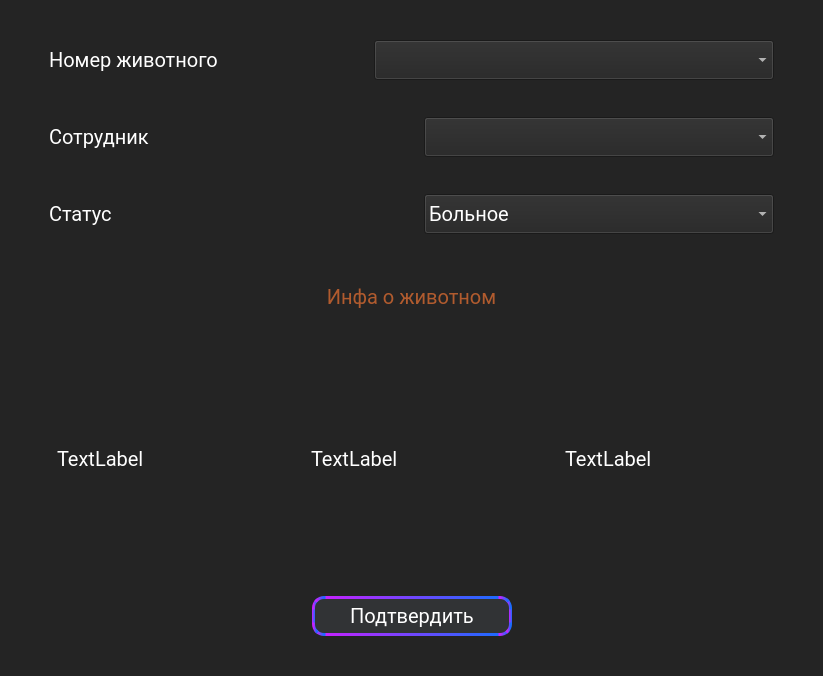
<?xml version="1.0" encoding="UTF-8"?>
<ui version="4.0">
 <class>InspectionWindow</class>
 <widget class="QMainWindow" name="InspectionWindow">
  <property name="geometry">
   <rect>
    <x>0</x>
    <y>0</y>
    <width>823</width>
    <height>676</height>
   </rect>
  </property>
  <property name="windowTitle">
   <string>MainWindow</string>
  </property>
  <widget class="QWidget" name="centralwidget">
   <property name="styleSheet">
    <string notr="true">QWidget{
	background-color: #242424;
	font-family: Roboto;
	color: white;
	font-size: 20px;
	font-weight: 100px;
}
</string>
   </property>
   <layout class="QVBoxLayout" name="verticalLayout">
    <item>
     <spacer name="verticalSpacer">
      <property name="orientation">
       <enum>Qt::Vertical</enum>
      </property>
      <property name="sizeType">
       <enum>QSizePolicy::Preferred</enum>
      </property>
      <property name="sizeHint" stdset="0">
       <size>
        <width>20</width>
        <height>40</height>
       </size>
      </property>
     </spacer>
    </item>
    <item>
     <layout class="QHBoxLayout" name="horizontalLayout">
      <item>
       <spacer name="horizontalSpacer_14">
        <property name="orientation">
         <enum>Qt::Horizontal</enum>
        </property>
        <property name="sizeType">
         <enum>QSizePolicy::Preferred</enum>
        </property>
        <property name="sizeHint" stdset="0">
         <size>
          <width>40</width>
          <height>20</height>
         </size>
        </property>
       </spacer>
      </item>
      <item>
       <widget class="QLabel" name="label">
        <property name="text">
         <string>Номер животного</string>
        </property>
       </widget>
      </item>
      <item>
       <spacer name="horizontalSpacer_16">
        <property name="orientation">
         <enum>Qt::Horizontal</enum>
        </property>
        <property name="sizeType">
         <enum>QSizePolicy::Preferred</enum>
        </property>
        <property name="sizeHint" stdset="0">
         <size>
          <width>40</width>
          <height>20</height>
         </size>
        </property>
       </spacer>
      </item>
      <item>
       <widget class="QComboBox" name="animal_box">
        <property name="minimumSize">
         <size>
          <width>400</width>
          <height>40</height>
         </size>
        </property>
       </widget>
      </item>
      <item>
       <spacer name="horizontalSpacer_15">
        <property name="orientation">
         <enum>Qt::Horizontal</enum>
        </property>
        <property name="sizeType">
         <enum>QSizePolicy::Minimum</enum>
        </property>
        <property name="sizeHint" stdset="0">
         <size>
          <width>40</width>
          <height>20</height>
         </size>
        </property>
       </spacer>
      </item>
     </layout>
    </item>
    <item>
     <spacer name="verticalSpacer_2">
      <property name="orientation">
       <enum>Qt::Vertical</enum>
      </property>
      <property name="sizeType">
       <enum>QSizePolicy::Preferred</enum>
      </property>
      <property name="sizeHint" stdset="0">
       <size>
        <width>20</width>
        <height>40</height>
       </size>
      </property>
     </spacer>
    </item>
    <item>
     <layout class="QHBoxLayout" name="horizontalLayout_2">
      <item>
       <spacer name="horizontalSpacer_11">
        <property name="orientation">
         <enum>Qt::Horizontal</enum>
        </property>
        <property name="sizeType">
         <enum>QSizePolicy::Preferred</enum>
        </property>
        <property name="sizeHint" stdset="0">
         <size>
          <width>40</width>
          <height>20</height>
         </size>
        </property>
       </spacer>
      </item>
      <item>
       <widget class="QLabel" name="label_3">
        <property name="text">
         <string>Сотрудник</string>
        </property>
       </widget>
      </item>
      <item>
       <spacer name="horizontalSpacer_12">
        <property name="orientation">
         <enum>Qt::Horizontal</enum>
        </property>
        <property name="sizeType">
         <enum>QSizePolicy::Preferred</enum>
        </property>
        <property name="sizeHint" stdset="0">
         <size>
          <width>40</width>
          <height>20</height>
         </size>
        </property>
       </spacer>
      </item>
      <item>
       <widget class="QComboBox" name="employee_box">
        <property name="minimumSize">
         <size>
          <width>350</width>
          <height>40</height>
         </size>
        </property>
       </widget>
      </item>
      <item>
       <spacer name="horizontalSpacer_13">
        <property name="orientation">
         <enum>Qt::Horizontal</enum>
        </property>
        <property name="sizeType">
         <enum>QSizePolicy::Minimum</enum>
        </property>
        <property name="sizeHint" stdset="0">
         <size>
          <width>40</width>
          <height>20</height>
         </size>
        </property>
       </spacer>
      </item>
     </layout>
    </item>
    <item>
     <spacer name="verticalSpacer_3">
      <property name="orientation">
       <enum>Qt::Vertical</enum>
      </property>
      <property name="sizeType">
       <enum>QSizePolicy::Preferred</enum>
      </property>
      <property name="sizeHint" stdset="0">
       <size>
        <width>20</width>
        <height>40</height>
       </size>
      </property>
     </spacer>
    </item>
    <item>
     <layout class="QHBoxLayout" name="horizontalLayout_4">
      <item>
       <spacer name="horizontalSpacer_5">
        <property name="orientation">
         <enum>Qt::Horizontal</enum>
        </property>
        <property name="sizeType">
         <enum>QSizePolicy::Preferred</enum>
        </property>
        <property name="sizeHint" stdset="0">
         <size>
          <width>40</width>
          <height>20</height>
         </size>
        </property>
       </spacer>
      </item>
      <item>
       <widget class="QLabel" name="label_2">
        <property name="text">
         <string>Статус</string>
        </property>
       </widget>
      </item>
      <item>
       <spacer name="horizontalSpacer_6">
        <property name="orientation">
         <enum>Qt::Horizontal</enum>
        </property>
        <property name="sizeType">
         <enum>QSizePolicy::Preferred</enum>
        </property>
        <property name="sizeHint" stdset="0">
         <size>
          <width>40</width>
          <height>20</height>
         </size>
        </property>
       </spacer>
      </item>
      <item>
       <widget class="QComboBox" name="status_box">
        <property name="minimumSize">
         <size>
          <width>350</width>
          <height>40</height>
         </size>
        </property>
        <item>
         <property name="text">
          <string>Больное</string>
         </property>
        </item>
        <item>
         <property name="text">
          <string>Здоровое</string>
         </property>
        </item>
        <item>
         <property name="text">
          <string>Списанное</string>
         </property>
        </item>
       </widget>
      </item>
      <item>
       <spacer name="horizontalSpacer_7">
        <property name="orientation">
         <enum>Qt::Horizontal</enum>
        </property>
        <property name="sizeType">
         <enum>QSizePolicy::Minimum</enum>
        </property>
        <property name="sizeHint" stdset="0">
         <size>
          <width>40</width>
          <height>20</height>
         </size>
        </property>
       </spacer>
      </item>
     </layout>
    </item>
    <item>
     <spacer name="verticalSpacer_5">
      <property name="orientation">
       <enum>Qt::Vertical</enum>
      </property>
      <property name="sizeType">
       <enum>QSizePolicy::Preferred</enum>
      </property>
      <property name="sizeHint" stdset="0">
       <size>
        <width>20</width>
        <height>40</height>
       </size>
      </property>
     </spacer>
    </item>
    <item>
     <layout class="QHBoxLayout" name="horizontalLayout_5">
      <item>
       <spacer name="horizontalSpacer_3">
        <property name="orientation">
         <enum>Qt::Horizontal</enum>
        </property>
        <property name="sizeType">
         <enum>QSizePolicy::Preferred</enum>
        </property>
        <property name="sizeHint" stdset="0">
         <size>
          <width>40</width>
          <height>20</height>
         </size>
        </property>
       </spacer>
      </item>
      <item>
       <widget class="QLabel" name="info_animal">
        <property name="minimumSize">
         <size>
          <width>500</width>
          <height>50</height>
         </size>
        </property>
        <property name="styleSheet">
         <string notr="true">color: #B15B2E;</string>
        </property>
        <property name="text">
         <string>Инфа о животном</string>
        </property>
        <property name="alignment">
         <set>Qt::AlignCenter</set>
        </property>
       </widget>
      </item>
      <item>
       <spacer name="horizontalSpacer_4">
        <property name="orientation">
         <enum>Qt::Horizontal</enum>
        </property>
        <property name="sizeType">
         <enum>QSizePolicy::Preferred</enum>
        </property>
        <property name="sizeHint" stdset="0">
         <size>
          <width>40</width>
          <height>20</height>
         </size>
        </property>
       </spacer>
      </item>
     </layout>
    </item>
    <item>
     <spacer name="verticalSpacer_6">
      <property name="orientation">
       <enum>Qt::Vertical</enum>
      </property>
      <property name="sizeType">
       <enum>QSizePolicy::Preferred</enum>
      </property>
      <property name="sizeHint" stdset="0">
       <size>
        <width>20</width>
        <height>40</height>
       </size>
      </property>
     </spacer>
    </item>
    <item>
     <layout class="QHBoxLayout" name="horizontalLayout_3">
      <item>
       <spacer name="horizontalSpacer_8">
        <property name="orientation">
         <enum>Qt::Horizontal</enum>
        </property>
        <property name="sizeType">
         <enum>QSizePolicy::Preferred</enum>
        </property>
        <property name="sizeHint" stdset="0">
         <size>
          <width>40</width>
          <height>20</height>
         </size>
        </property>
       </spacer>
      </item>
      <item>
       <widget class="QLabel" name="img_animal_1">
        <property name="minimumSize">
         <size>
          <width>200</width>
          <height>200</height>
         </size>
        </property>
        <property name="maximumSize">
         <size>
          <width>200</width>
          <height>200</height>
         </size>
        </property>
        <property name="text">
         <string>TextLabel</string>
        </property>
        <property name="scaledContents">
         <bool>true</bool>
        </property>
       </widget>
      </item>
      <item>
       <spacer name="horizontalSpacer_9">
        <property name="orientation">
         <enum>Qt::Horizontal</enum>
        </property>
        <property name="sizeType">
         <enum>QSizePolicy::Preferred</enum>
        </property>
        <property name="sizeHint" stdset="0">
         <size>
          <width>40</width>
          <height>20</height>
         </size>
        </property>
       </spacer>
      </item>
      <item>
       <widget class="QLabel" name="img_feed_1">
        <property name="minimumSize">
         <size>
          <width>200</width>
          <height>200</height>
         </size>
        </property>
        <property name="maximumSize">
         <size>
          <width>200</width>
          <height>200</height>
         </size>
        </property>
        <property name="text">
         <string>TextLabel</string>
        </property>
        <property name="scaledContents">
         <bool>true</bool>
        </property>
       </widget>
      </item>
      <item>
       <spacer name="horizontalSpacer_10">
        <property name="orientation">
         <enum>Qt::Horizontal</enum>
        </property>
        <property name="sizeType">
         <enum>QSizePolicy::Preferred</enum>
        </property>
        <property name="sizeHint" stdset="0">
         <size>
          <width>40</width>
          <height>20</height>
         </size>
        </property>
       </spacer>
      </item>
      <item>
       <widget class="QLabel" name="img_gender_1">
        <property name="minimumSize">
         <size>
          <width>200</width>
          <height>200</height>
         </size>
        </property>
        <property name="maximumSize">
         <size>
          <width>200</width>
          <height>200</height>
         </size>
        </property>
        <property name="text">
         <string>TextLabel</string>
        </property>
        <property name="scaledContents">
         <bool>true</bool>
        </property>
       </widget>
      </item>
      <item>
       <spacer name="horizontalSpacer_17">
        <property name="orientation">
         <enum>Qt::Horizontal</enum>
        </property>
        <property name="sizeType">
         <enum>QSizePolicy::Preferred</enum>
        </property>
        <property name="sizeHint" stdset="0">
         <size>
          <width>40</width>
          <height>20</height>
         </size>
        </property>
       </spacer>
      </item>
     </layout>
    </item>
    <item>
     <spacer name="verticalSpacer_7">
      <property name="orientation">
       <enum>Qt::Vertical</enum>
      </property>
      <property name="sizeType">
       <enum>QSizePolicy::Preferred</enum>
      </property>
      <property name="sizeHint" stdset="0">
       <size>
        <width>20</width>
        <height>40</height>
       </size>
      </property>
     </spacer>
    </item>
    <item>
     <layout class="QHBoxLayout" name="horizontalLayout_6">
      <item>
       <spacer name="horizontalSpacer">
        <property name="orientation">
         <enum>Qt::Horizontal</enum>
        </property>
        <property name="sizeHint" stdset="0">
         <size>
          <width>40</width>
          <height>20</height>
         </size>
        </property>
       </spacer>
      </item>
      <item>
       <widget class="QPushButton" name="pushButton">
        <property name="minimumSize">
         <size>
          <width>200</width>
          <height>40</height>
         </size>
        </property>
        <property name="styleSheet">
         <string notr="true">QPushButton{
	background-color: #313335;
	border: 3px qlineargradient(spread:pad, x1:0, y1:0, x2:1, y2:0, stop:0 #C622FF, stop:1 #1D6BFF);
	border-style: solid;
	border-radius: 12%;
}
QPushButton:hover{
background-color:  #5C6164;
}

QPushButton:pressed{
background-color:  #5C6164;
}

QPushButton:after{
background-color:  #5C6164;
}
</string>
        </property>
        <property name="text">
         <string>Подтвердить</string>
        </property>
        <property name="shortcut">
         <string>Return</string>
        </property>
       </widget>
      </item>
      <item>
       <spacer name="horizontalSpacer_2">
        <property name="orientation">
         <enum>Qt::Horizontal</enum>
        </property>
        <property name="sizeHint" stdset="0">
         <size>
          <width>40</width>
          <height>20</height>
         </size>
        </property>
       </spacer>
      </item>
     </layout>
    </item>
    <item>
     <spacer name="verticalSpacer_8">
      <property name="orientation">
       <enum>Qt::Vertical</enum>
      </property>
      <property name="sizeType">
       <enum>QSizePolicy::Preferred</enum>
      </property>
      <property name="sizeHint" stdset="0">
       <size>
        <width>20</width>
        <height>40</height>
       </size>
      </property>
     </spacer>
    </item>
   </layout>
  </widget>
 </widget>
 <resources/>
 <connections/>
</ui>
